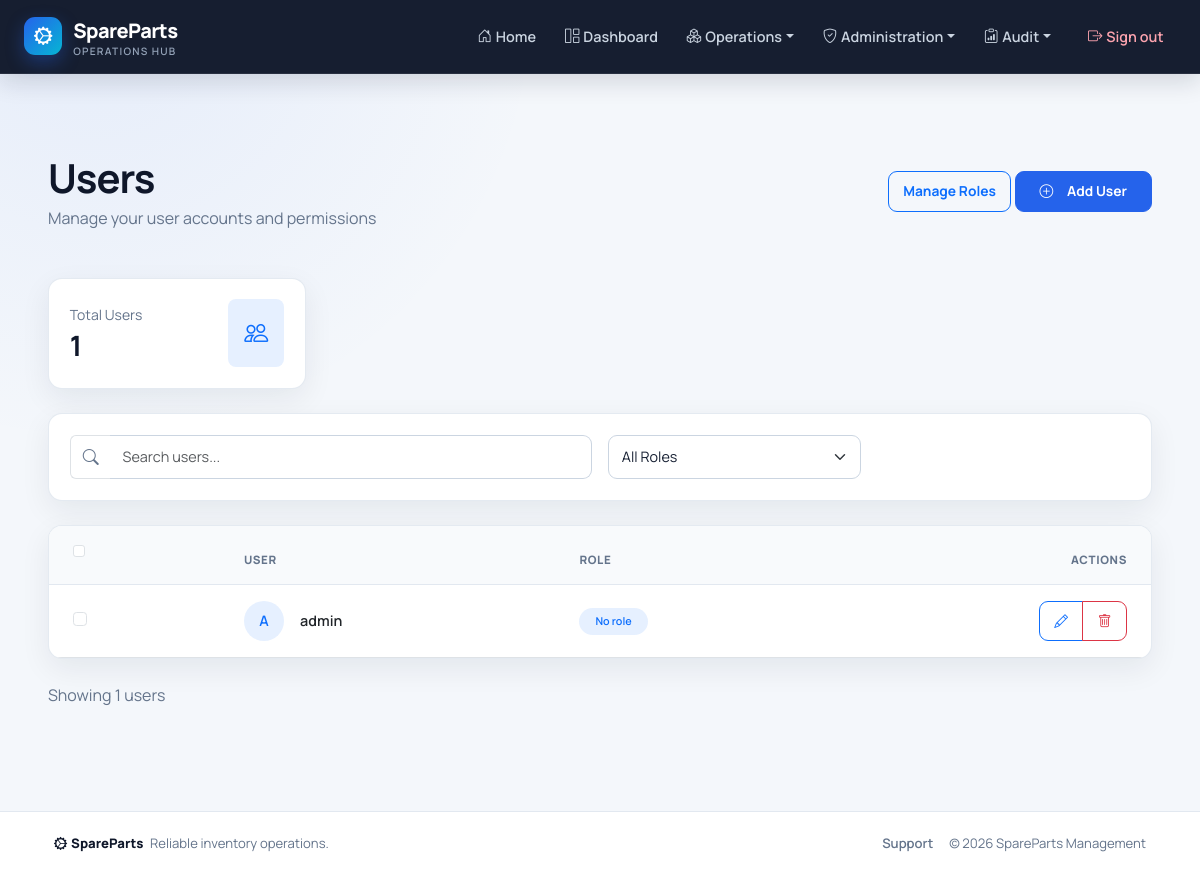
Page /users/ (signed in) on the earlier database version.
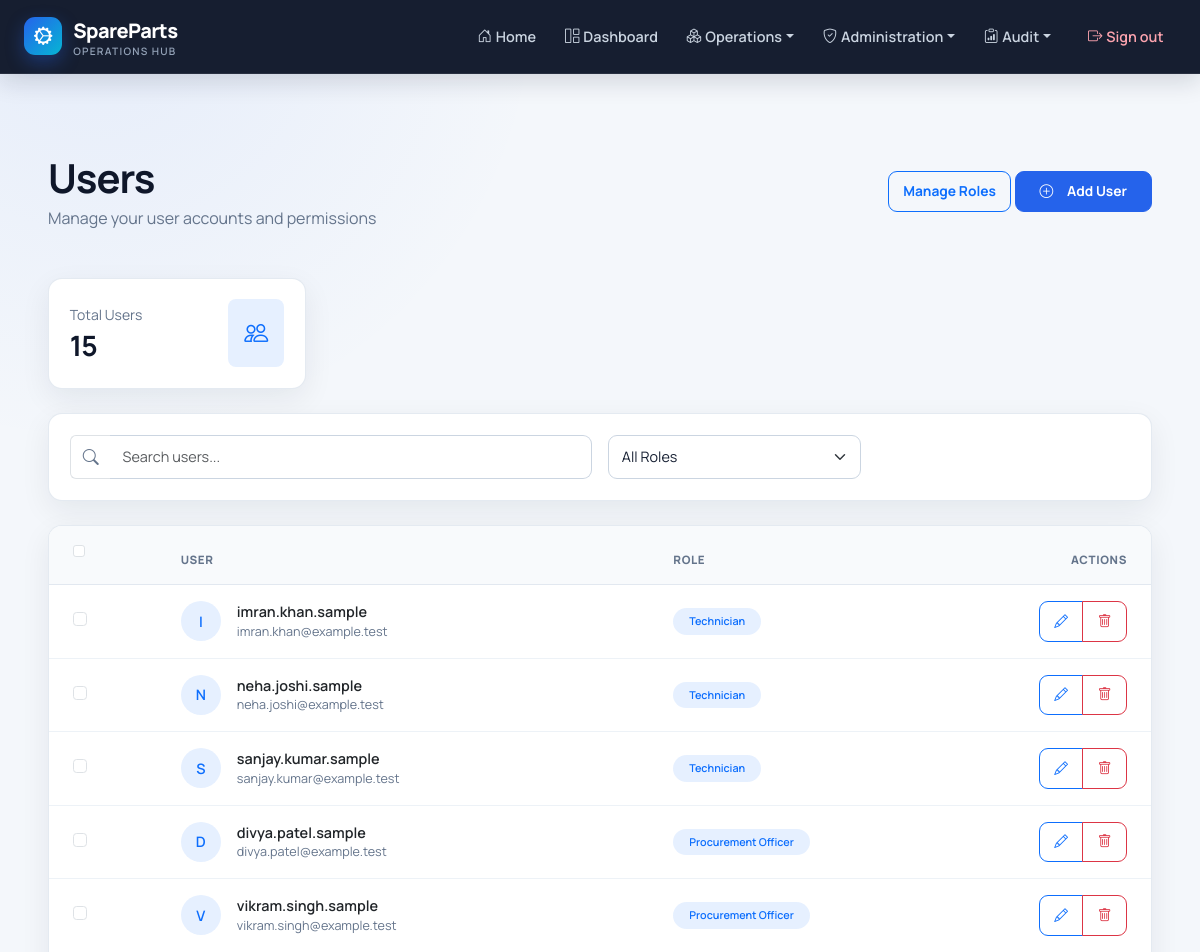
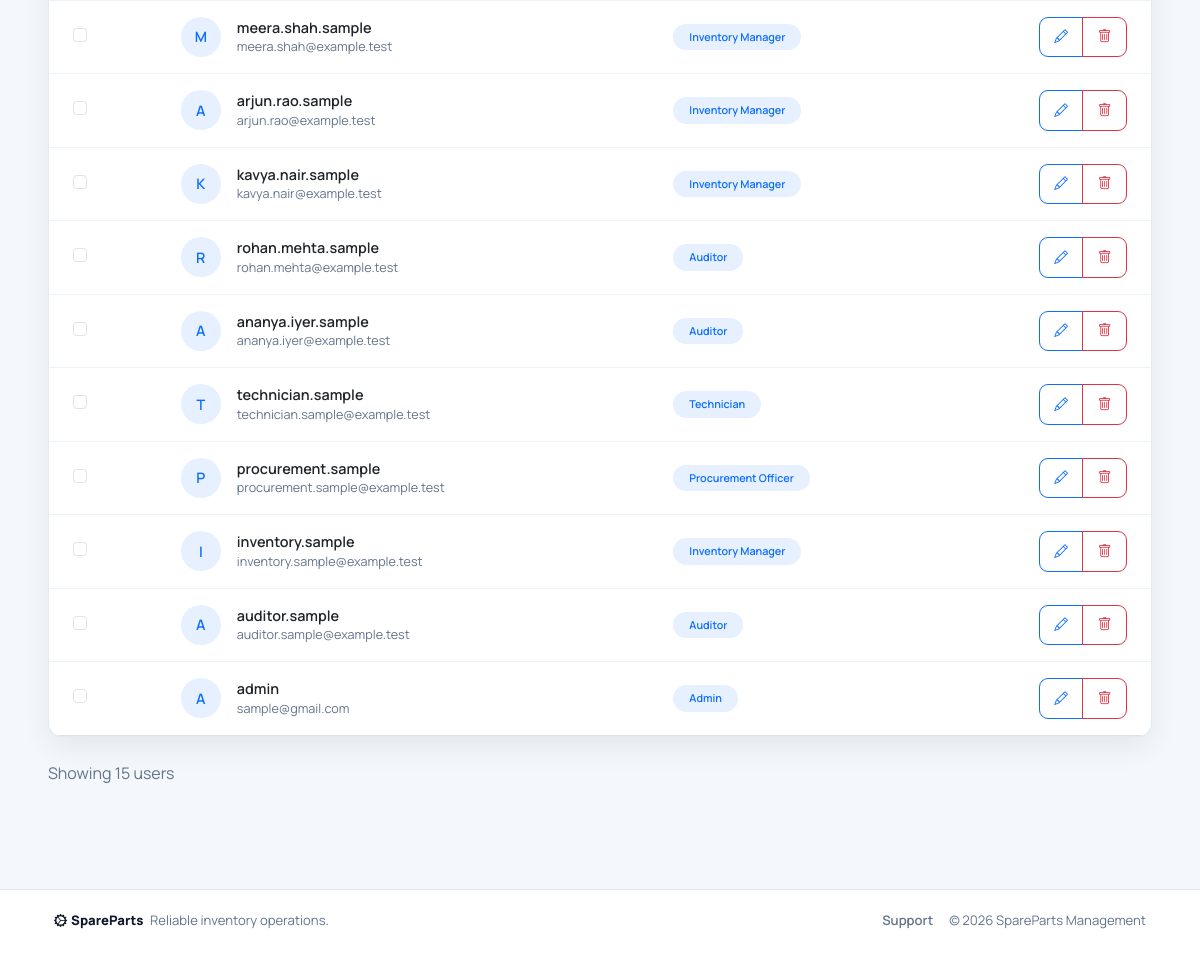
Same page on the later database version (2 pictures, top to bottom).
### core/models.py (models this page shows, shortened)
class CustomUser(AbstractUser):
    role = models.ForeignKey(
        Role, on_delete=models.SET_NULL, null=True, blank=True, related_name='users'
    )
    phone = models.CharField(max_length=15, blank=True, null=True)
    access_permissions = models.ManyToManyField(
        AccessPermission, blank=True, related_name='users'
    )
    def has_access(self, code):
        if not self.is_authenticated or not self.is_active:
            return False
        if self.is_superuser:
            return True
        return self.get_effective_access_permissions().filter(code=code).exists()

class Role(models.Model):
    name = models.CharField(max_length=100, unique=True)
    code = models.SlugField(max_length=100, unique=True)
    description = models.CharField(max_length=255, blank=True)
    permissions = models.ManyToManyField(
        AccessPermission, blank=True, related_name='roles'
    )
    class Meta:
        ordering = ('name',)
    def __str__(self):
        return self.name

### core/views.py (the view)
# urls.py: path('users/', views.UserListView.as_view(), name='user_list'),
class UserListView(LoginRequiredMixin, RoleRequiredMixin, ListView):
    model = CustomUser
    template_name = 'user_list.html'
    context_object_name = 'users'
    permission_required = 'users.manage'
    ordering = ['-date_joined']

### core/templatetags/rbac.py (called while the page is built)
@register.filter
def has_access(user, code):
    return bool(getattr(user, 'has_access', lambda unused: False)(code))

### parts/mixins.py (called while the page is built)
    def get_permission_required(self):
        if self.permission_required:
            return self.permission_required
        model_name = self.model._meta.model_name
        module = self.permission_modules.get(model_name, model_name)
        action = 'view' if self.__class__.__name__.endswith(('ListView', 'DetailView')) else 'manage'
        return f'{module}.{action}'

    def dispatch(self, request, *args, **kwargs):
        if self.get_permission_required() == 'users.manage' and not request.user.is_superuser:
            raise PermissionDenied("Only a super admin can manage users and permissions.")
        if request.user.is_authenticated and request.user.has_access(self.get_permission_required()):
            return super().dispatch(request, *args, **kwargs)
        raise PermissionDenied("You do not have permission to access this page.")

### templates/user_list.html (shortened to what this page needs)
{% extends 'base.html' %}
{% block content %}
<div class="container-fluid px-4 py-5">
    <div class="d-flex justify-content-between align-items-center mb-5">
        <div>
            <h1 class="fw-bold mb-1">Users</h1>
            <p class="text-muted mb-0">Manage your user accounts and permissions</p>
        </div>
        <div><a href="{% url 'core:role_list' %}" class="btn btn-outline-primary btn-lg">Manage Roles</a> <a href="{% url 'core:user_add' %}" class="btn btn-primary btn-lg shadow-sm px-4">
            <i class="bi bi-plus-circle me-2"></i>Add User
        </a></div>
    </div>
    <div class="row mb-4">
        <div class="col-md-3">
            <div class="card border-0 shadow-sm">
                <div class="card-body">
                    <div class="d-flex justify-content-between align-items-center">
                        <div>
                            <p class="text-muted mb-1 small">Total Users</p>
                            <h3 class="fw-bold mb-0">{{ users|length }}</h3>
                        </div>
                        <div class="bg-primary bg-opacity-10 rounded-3 p-3">
                            <i class="bi bi-people text-primary fs-4"></i>
                        </div>
                    </div>
                </div>
            </div>
        </div>
    </div>
    <div class="card border-0 shadow-sm mb-4">
        <div class="card-body">
            <div class="row g-3">
                <div class="col-md-6">
                    <div class="input-group">
                        <span class="input-group-text bg-white border-end-0">
                            <i class="bi bi-search text-muted"></i>
                        </span>
                        <input type="text" class="form-control border-start-0" placeholder="Search users..." id="searchInput">
                    </div>
                </div>
                <div class="col-md-3">
                    <select class="form-select" id="roleFilter">
                        <option value="">All Roles</option>
                    </select>
                </div>
            </div>
        </div>
    </div>
    <div class="card border-0 shadow-sm">
        <div class="card-body p-0">
            <div class="table-responsive">
                <table class="table table-hover align-middle mb-0">
                    <thead class="bg-light">
                        <tr>
                            <th class="px-4 py-3 text-muted fw-semibold">
                                <div class="form-check">
                                    <input class="form-check-input" type="checkbox" id="selectAll">
                                </div>
                            </th>
                            <th class="py-3 text-muted fw-semibold">User</th>
                            <th class="py-3 text-muted fw-semibold">Role</th>
                            <th class="py-3 text-muted fw-semibold text-end pe-4">Actions</th>
                        </tr>
                    </thead>
                    <tbody>
                        {% for user in users %}
                        <tr class="user-row border-bottom" data-role="{{ user.role }}">
                            <td class="px-4">
                                <div class="form-check">
                                    <input class="form-check-input" type="checkbox" value="{{ user.id }}">
                                </div>
                            </td>
                            <td class="py-3">
                                <div class="d-flex align-items-center">
                                    <div class="avatar-circle bg-primary bg-opacity-10 text-primary rounded-circle d-flex align-items-center justify-content-center me-3" style="width: 40px; height: 40px;">
                                        <span class="fw-semibold">{{ user.username|slice:":1"|upper }}</span>
                                    </div>
                                    <div>
                                        <div class="fw-semibold text-dark">{{ user.username }}</div>
                                        <div class="small text-muted">{{ user.email }}</div>
                                    </div>
                                </div>
                            </td>
                            <td class="py-3">
                                <span class="badge rounded-pill {% if user.role == 'admin' %}bg-danger{% elif user.role == 'moderator' %}bg-warning text-dark{% else %}bg-primary{% endif %} bg-opacity-10 text-{% if user.role == 'admin' %}danger{% elif user.role == 'moderator' %}warning{% else %}primary{% endif %} fw-semibold px-3 py-2">
                                    {{ user.role.name|default:"No role" }}
                                </span>
                            </td>
                            <td class="py-3 text-end pe-4">
                                <div class="btn-group btn-group-sm" role="group">
                                    <a href="{% url 'core:user_edit' user.id %}" class="btn btn-outline-primary" data-bs-toggle="tooltip" title="Edit User">
                                        <i class="bi bi-pencil"></i>
                                    </a>
                                    <a href="{% url 'core:user_delete' user.id %}" class="btn btn-outline-danger" data-bs-toggle="tooltip" title="Delete User" onclick="return confirm('Are you sure you want to delete this user?')">
                                        <i class="bi bi-trash"></i>
                                    </a>
                                </div>
                            </td>
                        </tr>
                        {% endfor %}
                    </tbody>
                </table>
            </div>
        </div>
    </div>
    <div class="d-flex justify-content-between align-items-center mt-4">
        <p class="text-muted mb-0">Showing {{ users|length }} users</p>
    </div>
</div>
{% endblock %}

### templates/base.html (shortened to what this page needs)
{% load static rbac %}
<!doctype html>
<html lang="en">
<head>
    <link href="https://cdn.jsdelivr.net/npm/bootstrap@5.3.3/dist/css/bootstrap.min.css" rel="stylesheet">
    <link href="https://cdn.jsdelivr.net/npm/bootstrap-icons@1.11.3/font/bootstrap-icons.css" rel="stylesheet">
</head>
<body>
<nav class="navbar navbar-expand-lg navbar-dark sticky-top" aria-label="Primary navigation">
    <div class="container-fluid px-3 px-lg-4">
        <a class="navbar-brand" href="{% url 'core:home' %}" aria-label="SpareParts home">
            <span class="brand-mark"><i class="bi bi-gear-wide-connected"></i></span>
            <span class="brand-copy">SpareParts<small>Operations Hub</small></span>
        </a>
        <div class="collapse navbar-collapse" id="mainNavbarContent">
            <ul class="navbar-nav ms-auto align-items-lg-center gap-lg-1">
                <li class="nav-item"><a href="{% url 'core:home' %}" class="nav-link"><i class="bi bi-house-door me-1"></i>Home</a></li>
                {% if user.is_authenticated %}
                    <li class="nav-item"><a href="{% url 'core:dashboard' %}" class="nav-link"><i class="bi bi-grid-1x2 me-1"></i>Dashboard</a></li>
                    <li class="nav-item dropdown">
                        <a class="nav-link dropdown-toggle" href="#" role="button" data-bs-toggle="dropdown" aria-expanded="false"><i class="bi bi-boxes me-1"></i>Operations</a>
                    </li>
                    {% if user.is_superuser %}
                        <li class="nav-item dropdown">
                            <a class="nav-link dropdown-toggle" href="#" role="button" data-bs-toggle="dropdown" aria-expanded="false"><i class="bi bi-shield-check me-1"></i>Administration</a>
                        </li>
                    {% endif %}
                    {% if user|has_access:'audit.view' %}
                        <li class="nav-item dropdown">
                            <a class="nav-link dropdown-toggle" href="#" role="button" data-bs-toggle="dropdown" aria-expanded="false"><i class="bi bi-clipboard-data me-1"></i>Audit</a>
                        </li>
                    {% endif %}
                    <li class="nav-item ms-lg-2">
                        <form method="post" action="{% url 'core:logout' %}">
                            <button type="submit" class="btn-link nav-link text-danger w-100"><i class="bi bi-box-arrow-right me-1"></i>Sign out</button>
                        </form>
                    </li>
                {% else %}
                    <li class="nav-item"><a href="{% url 'core:contact' %}" class="nav-link"><i class="bi bi-chat-dots me-1"></i>Contact</a></li>
                    <li class="nav-item ms-lg-2"><a href="{% url 'core:login' %}" class="btn btn-primary px-3"><i class="bi bi-box-arrow-in-right"></i>Sign in</a></li>
                {% endif %}
            </ul>
        </div>
    </div>
</nav>
<main class="app-main">
    <div class="container px-3 px-lg-4">
        {% block content %}{% endblock %}
    </div>
</main>
<footer class="app-footer">
    <div class="container px-3 px-lg-4 d-flex flex-column flex-md-row justify-content-between align-items-md-center gap-2">
        <div><span class="footer-brand"><i class="bi bi-gear-wide-connected me-1"></i>SpareParts</span> <span class="ms-1">Reliable inventory operations.</span></div>
        <div class="d-flex gap-3">
            <a class="footer-link" href="{% url 'core:contact' %}">Support</a>
            <span>&copy; {% now "Y" %} SpareParts Management</span>
        </div>
    </div>
</footer>
</body>
</html>

### templates/base.html (style rules this page uses)
:root { --sp-navy: #0f172a; --sp-navy-soft: #1e293b; --sp-primary: #2563eb; --sp-primary-dark: #1d4ed8; --sp-cyan: #06b6d4; --sp-surface: #ffffff; --sp-bg: #f4f7fb; --sp-border: #e2e8f0; --sp-muted: #64748b; --sp-text: #172033; --sp-radius: 14px; --sp-shadow: 0 10px 30px rgba(15, 23, 42, .07); }
* { box-sizing: border-box; }
html { scroll-behavior: smooth; }
body { min-height: 100vh; display: flex; flex-direction: column; margin: 0; color: var(--sp-text); background: radial-gradient(circle at 8% 0%, rgba(37, 99, 235, .07), transparent 28rem), var(--sp-bg); font-family: "Manrope", system-ui, -apple-system, "Segoe UI", sans-serif; -webkit-font-smoothing: antialiased; }
a { text-underline-offset: 3px; }
.navbar { min-height: 72px; padding: .7rem 0; background: rgba(15, 23, 42, .97); border-bottom: 1px solid rgba(255, 255, 255, .08); box-shadow: 0 8px 25px rgba(15, 23, 42, .14); backdrop-filter: blur(16px); }
.navbar-brand { display: inline-flex; align-items: center; gap: .7rem; color: #fff !important; font-weight: 800; letter-spacing: -.03em; }
.brand-mark { width: 38px; height: 38px; display: inline-grid; place-items: center; border-radius: 11px; background: linear-gradient(135deg, var(--sp-primary), var(--sp-cyan)); box-shadow: 0 7px 18px rgba(37, 99, 235, .35); }
.brand-mark i { font-size: 1.15rem; }
.brand-copy small { display: block; color: #94a3b8; font-size: .64rem; font-weight: 600; letter-spacing: .12em; line-height: 1; text-transform: uppercase; }
.navbar .nav-link { color: #cbd5e1 !important; padding: .55rem .78rem !important; border-radius: 9px; font-size: .9rem; font-weight: 600; transition: background .18s ease, color .18s ease; }
.navbar .nav-link.text-danger { color: #fda4af !important; }
.btn-link.nav-link { border: 0; background: transparent; }
.app-main { flex: 1 0 auto; width: 100%; padding: 2rem 0 3.5rem; }
.app-main > .container { max-width: 1320px; }
h1, h2, h3, h4, h5, h6 { color: var(--sp-navy); letter-spacing: -.025em; }
h1, .h1 { font-weight: 800; }
.text-muted { color: var(--sp-muted) !important; }
.card { border: 1px solid rgba(226, 232, 240, .9) !important; border-radius: var(--sp-radius) !important; background: var(--sp-surface); box-shadow: var(--sp-shadow) !important; overflow: hidden; }
.card-body { padding: 1.3rem; }
.table-responsive { border-radius: inherit; }
.table { --bs-table-bg: transparent; --bs-table-hover-bg: #f8fafc; margin-bottom: 0; vertical-align: middle; }
.table thead th { padding: .85rem 1rem; border-bottom: 1px solid var(--sp-border); background: #f8fafc !important; color: #64748b !important; font-size: .72rem !important; font-weight: 800 !important; letter-spacing: .055em; text-transform: uppercase; white-space: nowrap; }
.table tbody td { padding: .9rem 1rem; border-color: #edf2f7; color: #334155; font-size: .9rem; }
.table tbody tr:last-child td { border-bottom: 0; }
.form-control, .form-select, form p input:not([type="checkbox"]):not([type="radio"]), form p select, form p textarea { width: 100%; min-height: 44px; padding: .65rem .8rem; border: 1px solid #cbd5e1; border-radius: 9px; background-color: #fff; color: var(--sp-text); font: inherit; font-size: .9rem; transition: border-color .18s ease, box-shadow .18s ease; }
.btn { min-height: 40px; display: inline-flex; align-items: center; justify-content: center; gap: .35rem; padding: .55rem .9rem; border-radius: 9px; font-size: .86rem; font-weight: 700; box-shadow: none !important; transition: transform .16s ease, background .16s ease, border-color .16s ease; }
.btn-primary { background: var(--sp-primary); border-color: var(--sp-primary); }
.badge { padding: .42rem .65rem; border-radius: 999px; font-weight: 700; }
.app-footer { flex-shrink: 0; padding: 1.35rem 0; border-top: 1px solid var(--sp-border); background: #fff; color: var(--sp-muted); font-size: .82rem; }
.footer-brand { color: var(--sp-navy); font-weight: 800; }
.footer-link { color: var(--sp-muted); text-decoration: none; font-weight: 600; }

### templates/user_list.html (style rules this page uses)
.avatar-circle { transition: all 0.2s ease; }
.user-row { transition: background-color 0.2s ease; }
.btn-group-sm .btn { transition: all 0.2s ease; }
.card { transition: box-shadow 0.3s ease; }

Differences in the rows shown:
added CustomUser: username "I", username "imran.khan.sample", email "imran.khan@example.test", role.name "Technician"
added CustomUser: username "N", username "neha.joshi.sample", email "neha.joshi@example.test", role.name "Technician"
added CustomUser: username "S", username "sanjay.kumar.sample", email "sanjay.kumar@example.test", role.name "Technician"
added CustomUser: username "D", username "divya.patel.sample", email "divya.patel@example.test", role.name "Procurement Officer"
added CustomUser: username "V", username "vikram.singh.sample", email "vikram.singh@example.test", role.name "Procurement Officer"
added CustomUser: username "M", username "meera.shah.sample", email "meera.shah@example.test", role.name "Inventory Manager"
added CustomUser: username "A", username "arjun.rao.sample", email "arjun.rao@example.test", role.name "Inventory Manager"
added CustomUser: username "K", username "kavya.nair.sample", email "kavya.nair@example.test", role.name "Inventory Manager"
added CustomUser: username "R", username "rohan.mehta.sample", email "rohan.mehta@example.test", role.name "Auditor"
added CustomUser: username "A", username "ananya.iyer.sample", email "ananya.iyer@example.test", role.name "Auditor"
added CustomUser: username "T", username "technician.sample", email "technician.sample@example.test", role.name "Technician"
added CustomUser: username "P", username "procurement.sample", email "procurement.sample@example.test", role.name "Procurement Officer"
added CustomUser: username "I", username "inventory.sample", email "inventory.sample@example.test", role.name "Inventory Manager"
added CustomUser: username "A", username "auditor.sample", email "auditor.sample@example.test", role.name "Auditor"
changed CustomUser "admin": email (not shown) → "sample@gmail.com"; role.name "No role" → "Admin"
Other differences:
{{ users|length }}: "1" → "15"
